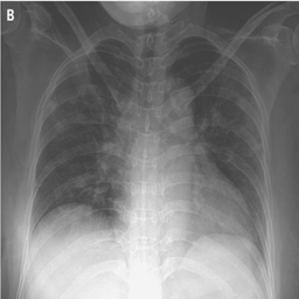
#> input picture streamlit_app/assets/radios/COVID-17.png, 299 x 299 px, found by its file name
$ jupyter execute --allow-errors Pre-processing.ipynb   (shell and % lines are left out)
#> lines starting #> are read from the running program, lines starting #| are printed output that depends on the picture
[cell 1]
#Chargement des librairies
import numpy as np
import pandas as pd

# Gestion des fichiers/images
import os
from PIL import Image, ImageFilter, ImageStat

import matplotlib.pyplot  as plt
from matplotlib import style

import cv2

[cell 2]
# liste des répertoires qui contiennent les datas
data_dir = {'COVID':  '../data/COVID',
            'Normal': '../data/Normal',
            'Viral Pneumonia': '../data/Viral Pneumonia',
            'Lung Opacity': '../data/Lung_Opacity'}

# Construction d'un échantillon pour le Pre-Processing

Notre échantillon doit permettre d'expérimenter l'étape de pré-processing sur un ensemble d'images représentatif du jeu d'image global.

Les images choisies doivent donc correspondre aux différentes classes d'images contenues dans le dataset (COVID, Normal...), mais également aux différents cas rencontrés lors de l'étape d'exploration des données (problèmes de contrastes, de luminosité, de netteté, éléments pouvant perturber l'analyse...)

#> (a cell that did not finish here is left out)

La qualité et la taille des radios semblent dépendantes de la source des données.<br>
L'échantillon d'images sera donc sélectionné en tenant compte du target mais également de la source de données.

Pour chaque target/source de données, nous allons donc sélectionner :
 - 3 images avec un bon score <i>(calculé lors de l'exploration des données)</i> ;
 - 3 images avec un mauvais score ;
 - et 4 images choisies aléatoirement.

De plus, nous allons ajouter quelques cas intéressants rencontrés lors de l'exploration des données<sup>[1]</sup>.

#> (a cell that did not finish here is left out)

Les images et les masques sélectionnés sont copiés dans le dossier `/data/sample`.

[cell 5]
# Copie la liste d'images dans le répertoire de destination
from shutil import copy2

# Pour chaque index du df sélectionné,
# copie l'image et le masque vers le dossier ../data/sample/image et /masks
#> (the rest of this cell did not finish here and is left out)

**Affichage de l'échantillon construit**

[cell 6]
nb_cols = 12
#> (the rest of this cell did not finish here and is left out)

L'échantillon de test semble assez représentatif du jeu de données d'origine.

# Etapes du Preprocessing

## Chargement des images en niveau de gris

## Redimensionnement des images en 256x256

Comme nous l'avons constaté lors de l'étape d'exploration des données, les images ne sont pas de la même taille que les masques associés. Nous allons donc devoir redimensionner les images pour qu'elles fassent toutes 256x256 px.

## Suppression des éventuels cadres noirs

Cette étape doit nous permettre de supprimer les cadres noirs présent autour de certaines images et qui risquent de perturber l'entrainement du modèle. Pendant la phase de redimensionnement, les masques vont également être redimensionnés pour qu'ils continuent de correspondre aux poumons.

**Déclaration de la fonction**

[cell 7]
# [29 lines left out: function delete_frame, not called in this run]

**Tester la fonction "delete_frame"**

[cell 8]
# Charger un exemple d'image et le masque correspondant
img = cv2.imread("../data/sample/images/COVID-3615.png", cv2.IMREAD_GRAYSCALE)
msk = cv2.imread("../data/sample/masks/COVID-3615.png", cv2.IMREAD_GRAYSCALE)

# Redimensionner l'image pour qu'elle corresponde au masque
#> (the rest of this cell did not finish here and is left out)

## Appliquer le masque des images

Appliquer le masque à une image revient à faire une opération booléenne sur une image. <br>
Le masque sera donc appliqué sur l'image en utilisant un opérateur ET logique (&).

[cell 9]
fic_image = 'COVID-1022.png'
# Chargement de l'image
image = cv2.imread(f"../data/sample/images/{fic_image}", cv2.IMREAD_GRAYSCALE)
# Redimensionner l'image pour qu'elle corresponde au masque
#> (the rest of this cell did not finish here and is left out)

## Suppression des annotations

Le process de suppression des annotations consiste à :
 - détecter les contours avec un fort contraste dans la région pulmonaire,
 - supprimer les contours
 - remplacer les zones supprimées en appliquant la technique du "Inpaint".

[cell 10]
fic = '../data/sample/images/COVID-455.png'
msk = '../data/sample/masks/COVID-455.png'

# [14 lines of commented-out code are left out]

image = cv2.imread(fic,cv2.IMREAD_GRAYSCALE)
#> (the rest of this cell did not finish here and is left out)

## Egalisation des histogrammes

Cette étape doit nous permettre d'améliorer le contraste des images.  Elle sert à étendre la plage de valeurs d’une image en étalant de manière uniforme les niveaux de gris de l’image sur tout l’intervalle de valeurs disponibles (0 à 255). Cela permet de corriger les asymétries trouvées au niveau de la phase d'exploration des données.

**Déclaration de la fonction "egalisation"**

[cell 11]
def egalisation(image):
    """Etend la plage de valeurs d’une image en étalant de
    manière uniforme les niveaux de gris de sur tout l’intervalle
    de valeurs disponibles.
    Améliore le contraste de l'image.

    Paramètre:
    - image : image à corriger

    Retourne:
    - image corrigée

    """
#Egalisation des histogrammes à l'aide du package Opencv
    img_eq=cv2.equalizeHist(image)

    return img_eq

**Tester la fonction "egalisation"**

[cell 12]
# Charger un exemple d'image et le masque correspondant
img = cv2.imread('../data/COVID/images/COVID-17.png', cv2.IMREAD_GRAYSCALE)
#> img is the input picture: shape (299, 299); min 56, max 253, mean 123.8

# Redimensionner l'image pour qu'elle corresponde au masque
img = cv2.resize(img, dsize=(256,256))
#> img: shape (256, 256)

#Egalisation de l'histogramme
img_traite=egalisation(img);
#> in egalisation, `img_eq=cv2.equalizeHist(image)`:
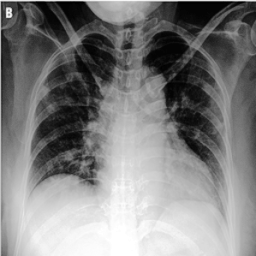
#> img_eq: shape (256, 256); min 0, max 255, mean 128.7

#Affichage de la distribution avant et après traitement
fig1 = plt.figure()
fig1.suptitle('Distribution avant et après traitement')
ax = fig1.add_subplot(2,2,1, title="Avant égalisation")
plt.hist(img.flat,bins=100,range=(0,255));
ax = fig1.add_subplot(2,2,2, title="Après égalisation")
plt.hist(img_traite.flat,bins=100,range=(0,255));
# Affichage des images avant et après traitement
fig2 = plt.figure()
fig2.suptitle('Image avant et après traitement')
ax = fig2.add_subplot(2,2,1, title='Image avant égalisation')
plt.imshow(img)
plt.set_cmap('gray')
plt.axis('off');
ax = fig2.add_subplot(2,2,2, title='Image après égalisation')
plt.imshow(img_traite)
plt.set_cmap('gray')
plt.axis('off');
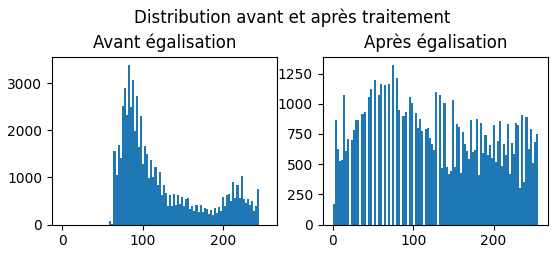
#> figure drawn by matplotlib, 2 panels; panel 1: tallest bar 3393 high, from x = 81.6 to 84.15; panel 2: tallest bar 1324 high, from x = 73.95 to 76.5
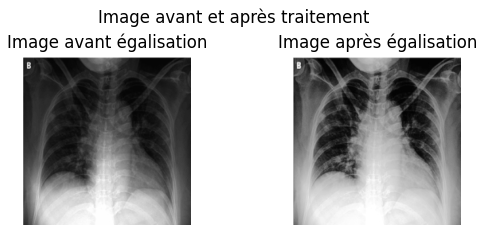
#> figure drawn by matplotlib, 2 panels

Comme nous pouvons le voir sur la figure ci-dessus, si nous comparons les deux images, nous pouvons constater que le contraste de l'image
a été clairement amélioré en effectuant une égalisation. Le succès de la procédure est confirmé par l'histogramme associé à chaque image, montrant que sa gamme a été étendue pour occuper l'ensemble du spectre des niveaux.

## Application d'un 'Gaussian Blur'

L'égalisation de l'histogramme est une étape très importante pour améliorer le contraste de l'image, cependant elle peut également causer des bruits sur l'image.<br>

Pour réduire ce bruit, on peut utiliser le filtrage gaussien(Gaussian Blur) qui permet de supprimer les détails inutiles susceptibles de perturber le réseau neuronal.<br>

Une étude <sup>[2]</sup> a prouvé que la combinaison de ces deux méthodes (HistogramEqualisation+Gaussian Blur) améliore le résultat de la classification des images.<br>

La taille du filter kernel a été déterminée par des expérimentations <sup>[2]</sup> et fixée à 5 × 5 pour optimiser son efficacité.

[cell 13]
#Appliquer le filtre Gaussian Blur sur l'image traitée ci-dessus
img_filtre=cv2.GaussianBlur(img_traite, ksize=(5,5), sigmaX=0)


#Affichage de la distribution avant et après traitement
fig = plt.figure()
fig.suptitle('Distribution avant et après traitement')
ax = fig.add_subplot(2,2,1, title="Avant GaussianBlur")
plt.hist(img_traite.flat,bins=100,range=(0,255));
ax = fig.add_subplot(2,2,2, title="Après GaussianBlur")
plt.hist(img_filtre.flat,bins=100,range=(0,255));
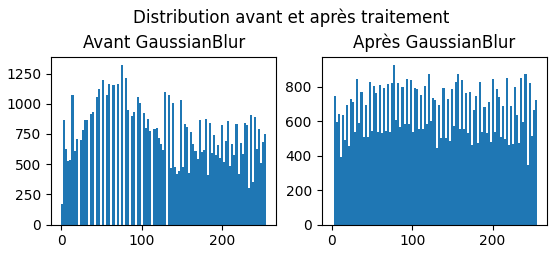
#> figure drawn by matplotlib, 2 panels; panel 1: tallest bar 1324 high, from x = 73.95 to 76.5; panel 2: tallest bar 929 high, from x = 76.5 to 79.05

Nous pouvons constater que la distibution de l'histogramme de l'image a été clairement amélioré en effectuant le filtrage avec GaussianBlur.

## Normalisation

La normalisation des valeurs de pixel est souvent nécessaire pour que
les valeurs soient dans une plage spécifique, ce qui peut aider le modèle à converger plus rapidement. On peut normaliser en divisant les valeurs de pixel par 255.0 pour ramener les valeurs dans l'intervalle [0, 1].

**Déclaration de la fonction "normalize"**

[cell 14]
def normalize(image):
    """divisant les valeurs de pixel par 255.0
    pour ramener les valeurs dans l'intervalle [0, 1]

    Paramètre:
    - image : image à normalisée

    Retourne:
    - image normalisée

    """
    return (image / 255)

$ run again, with streamlit_app/assets/radios/COVID-1.png copied over streamlit_app/assets/radios/COVID-17.png
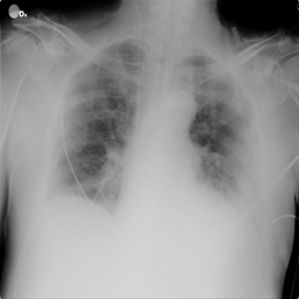
#> input picture streamlit_app/assets/radios/COVID-1.png, 299 x 299 px, found by its file name
#> img is the input picture: shape (299, 299); min 0, max 255, mean 145.9
#> img: shape (256, 256)
#> in egalisation, `img_eq=cv2.equalizeHist(image)`:
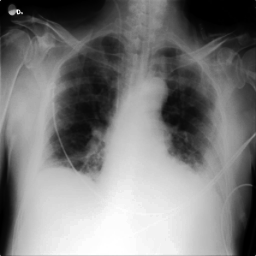
#> img_eq: shape (256, 256); min 0, max 255, mean 124.6
#> `[cell 13] #Appliquer le filtre Gaussian Blur sur l'image traitée ci-de..`:
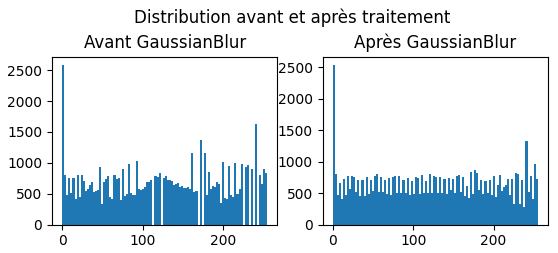
#> figure drawn by matplotlib, 2 panels; panel 1: tallest bar 2589 high, from x = 0 to 2.55; panel 2: tallest bar 2545 high, from x = 0 to 2.55

$ run again, with streamlit_app/assets/radios/COVID-11.png copied over streamlit_app/assets/radios/COVID-17.png
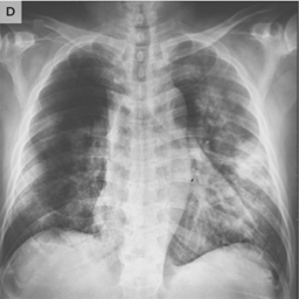
#> input picture streamlit_app/assets/radios/COVID-11.png, 299 x 299 px, found by its file name
#> img is the input picture: shape (299, 299); min 38, max 235, mean 149.8
#> img: shape (256, 256)
#> in egalisation, `img_eq=cv2.equalizeHist(image)`:
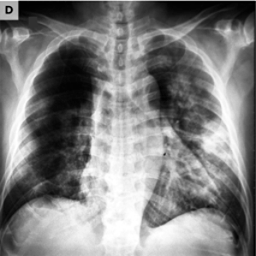
#> img_eq: shape (256, 256); min 0, max 255, mean 128.3
#> `[cell 13] #Appliquer le filtre Gaussian Blur sur l'image traitée ci-de..`:
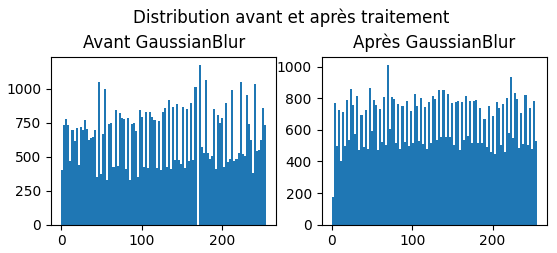
#> figure drawn by matplotlib, 2 panels; panel 1: tallest bar 1176 high, from x = 170.9 to 173.4; panel 2: tallest bar 1014 high, from x = 68.85 to 71.4

$ run again, with streamlit_app/assets/radios/COVID-1210.png copied over streamlit_app/assets/radios/COVID-17.png
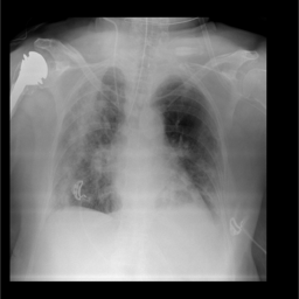
#> input picture streamlit_app/assets/radios/COVID-1210.png, 299 x 299 px, found by its file name
#> img is the input picture: shape (299, 299); min 0, max 245, mean 106.2
#> img: shape (256, 256)
#> in egalisation, `img_eq=cv2.equalizeHist(image)`:
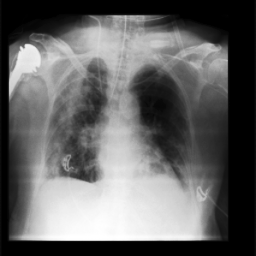
#> img_eq: shape (256, 256); min 0, max 255, mean 100.1
#> `[cell 13] #Appliquer le filtre Gaussian Blur sur l'image traitée ci-de..`:
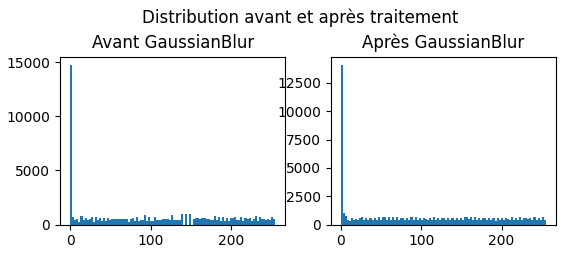
#> figure drawn by matplotlib, 2 panels; panel 1: tallest bar 14763 high, from x = 0 to 2.55; panel 2: tallest bar 14121 high, from x = 0 to 2.55
